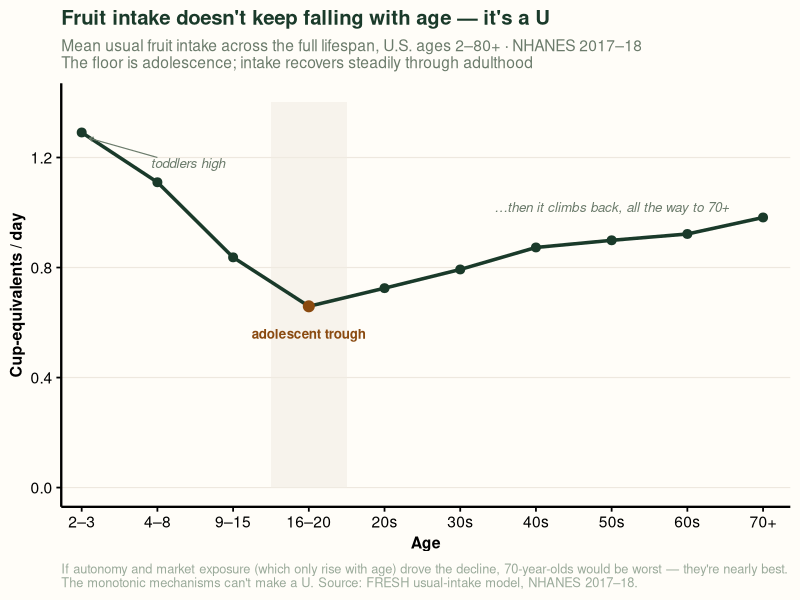

Here is the R script that generated this plot:
suppressPackageStartupMessages(library(ggplot2))
ink<-"#1a3a2a"; ink_line<-"#3a7a5a"; muted<-"#6b7b6b"; warm<-"#8a4a10"; paper<-"#fffdf8"; line_soft<-"#eee8df"
fams <- tryCatch(systemfonts::system_fonts()$family, error=function(e) character(0))
bf <- if ("Source Sans 3" %in% fams) "Source Sans 3" else if ("Segoe UI" %in% fams) "Segoe UI" else "sans"
tf <- if ("Lora" %in% fams) "Lora" else bf

d <- data.frame(
  x = 1:10,
  lab = c("2–3","4–8","9–15","16–20","20s","30s","40s","50s","60s","70+"),
  intake = c(1.291,1.110,0.837,0.659,0.725,0.793,0.873,0.899,0.922,0.982)
)
trough <- d[which.min(d$intake), ]

p <- ggplot(d, aes(x, intake)) +
  annotate("rect", xmin=3.5, xmax=4.5, ymin=0, ymax=1.4, fill="#f0ebe2", alpha=.55) +
  geom_line(colour=ink, linewidth=1.2) +
  geom_point(colour=ink, size=2.7) +
  geom_point(data=trough, colour=warm, size=3.4) +
  annotate("text", x=4, y=trough$intake-0.10, label="adolescent trough", colour=warm, fontface="bold", size=3.4, family=bf) +
  annotate("text", x=8, y=1.02, label="…then it climbs back, all the way to 70+", colour=muted, size=3.4, fontface="italic", family=bf) +
  annotate("segment", x=2.0, xend=1.1, y=1.20, yend=1.27, colour=muted, linewidth=.4,
           arrow=grid::arrow(length=unit(.12,"cm"))) +
  annotate("text", x=2.4, y=1.18, label="toddlers high", colour=muted, size=3.4, fontface="italic", family=bf) +
  scale_x_continuous(breaks=1:10, labels=d$lab, expand=expansion(mult=c(.03,.04))) +
  scale_y_continuous(limits=c(0,1.4), breaks=seq(0,1.2,.4)) +
  labs(title="Fruit intake doesn't keep falling with age — it's a U",
       subtitle="Mean usual fruit intake across the full lifespan, U.S. ages 2–80+ · NHANES 2017–18\nThe floor is adolescence; intake recovers steadily through adulthood",
       x="Age", y="Cup-equivalents / day",
       caption="If autonomy and market exposure (which only rise with age) drove the decline, 70-year-olds would be worst — they're nearly best.\nThe monotonic mechanisms can't make a U. Source: FRESH usual-intake model, NHANES 2017–18.") +
  theme_minimal(base_size=14, base_family=bf) +
  theme(plot.title=element_text(face="bold",colour=ink,family=tf,size=rel(1.05)),
        plot.subtitle=element_text(colour=muted,size=rel(.8),margin=margin(b=8)),
        plot.caption=element_text(colour="#9aaa9a",hjust=0,size=rel(.66),margin=margin(t=8)),
        plot.background=element_rect(fill=paper,colour=NA), panel.background=element_rect(fill=paper,colour=NA),
        panel.grid.minor=element_blank(), panel.grid.major.x=element_blank(),
        panel.grid.major.y=element_line(colour=line_soft,linewidth=.4),
        axis.title=element_text(face="bold",colour="black",size=rel(.82)),
        axis.text=element_text(colour="black"), axis.line=element_line(colour="black",linewidth=.8),
        axis.ticks=element_line(colour="black",linewidth=.6), legend.position="none")
ggsave("C:/GitHub/linkedin_profile/substack_assets/posts/2026-06-18-price-of-fruit-appendix/lifespan_ushape.png",
       p, width=8.4, height=5.0, dpi=300, bg=paper)
cat("WROTE lifespan_ushape.png\n")
